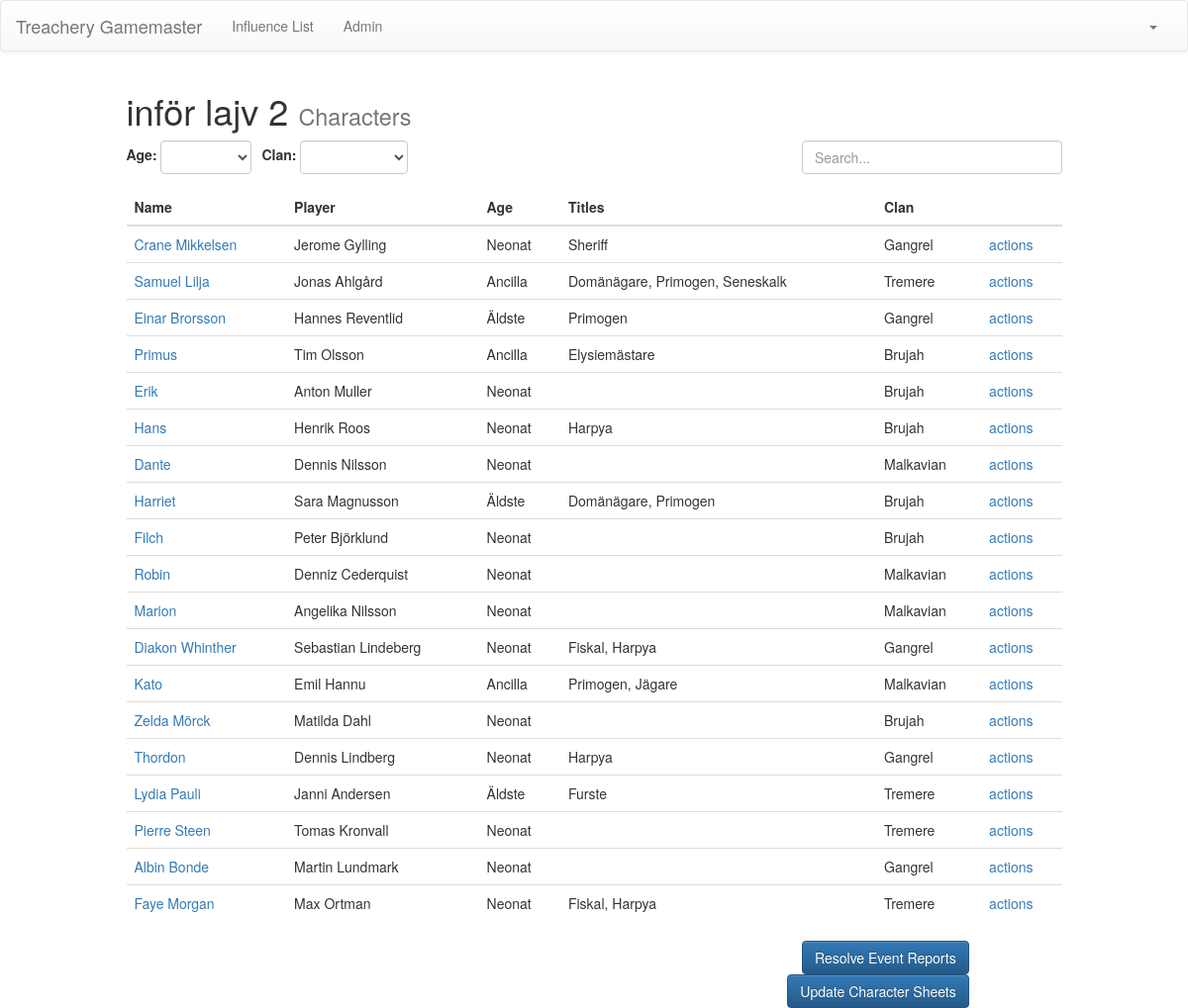
/gm/session/1/characters (signed in), run on an earlier commit of the app's database.
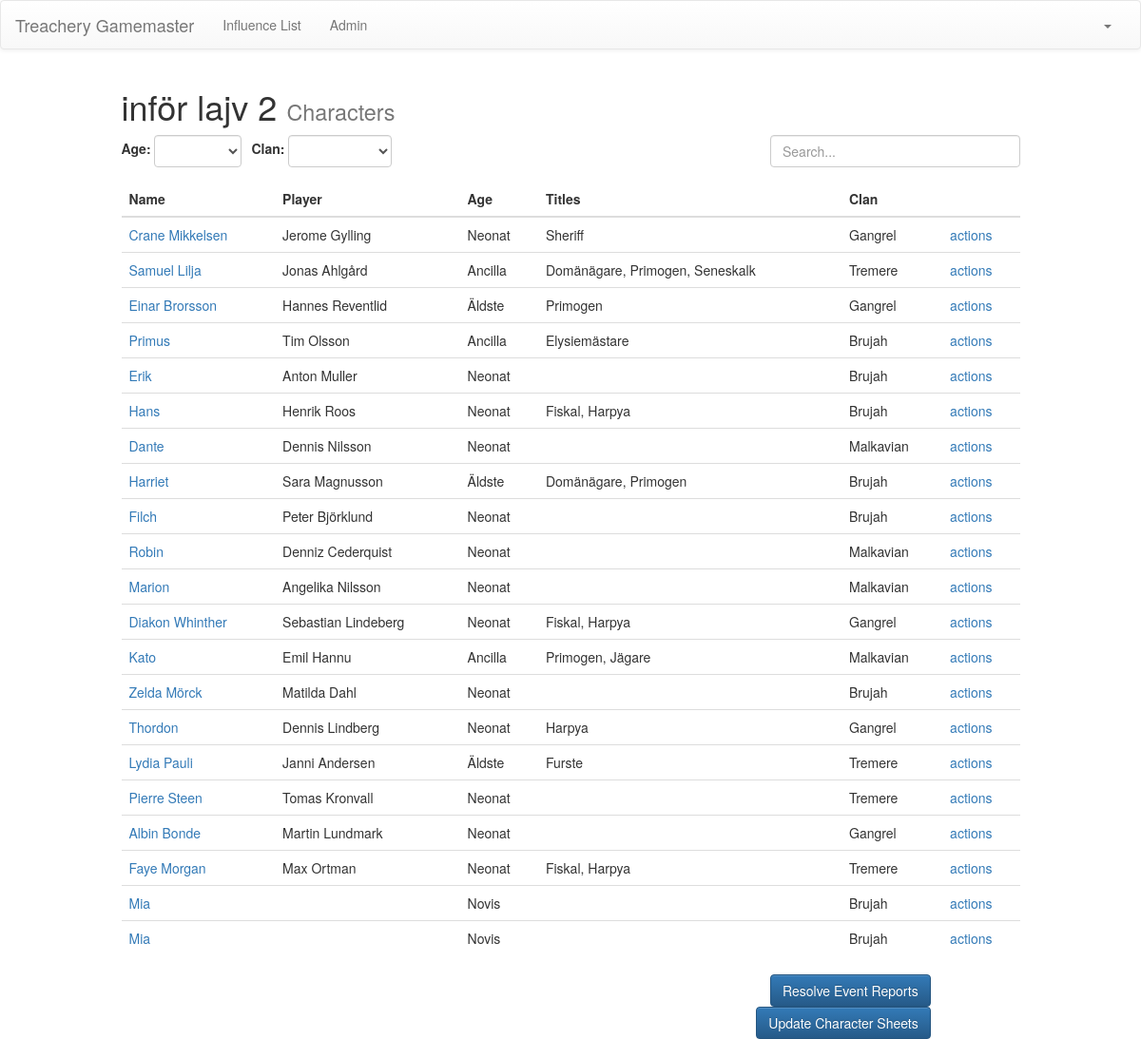
And on a later commit of the database.
### players/models.py (models this page shows, shortened)
class Character(Model):
    name = CharField(max_length=200)
    user = OneToOneField(
                        User,
                        related_name='character',
                        blank=True,
                        null=True)
    nature  = ForeignKey(Nature,related_name='+')
    demeanor= ForeignKey(Nature,related_name='+')
    sire    = ForeignKey('Character',blank=True,null=True)
    clan    = ForeignKey(Clan,blank=True,null=True)
    generation = PositiveIntegerField(default=13)
    age     = ForeignKey(Age)
    titles  = ManyToManyField(Title, blank=True)
    open_goal1  = TextField(blank=True)
    open_goal2  = TextField(blank=True)
    hidden_goal = TextField(blank=True)
    attributes  = ManyToManyField(AttributeRating,    blank=True)
    specializations = ManyToManyField(Specialization, blank=True)
    disciplines = ManyToManyField(DisciplineRating,   blank=True)
    humanity   = PositiveIntegerField(default=7)
    max_willpower  = PositiveIntegerField(default=0)
    willpower  = PositiveIntegerField(default=0)
    blood      = PositiveIntegerField(default=10)
    bashing = PositiveIntegerField(default=0)
    lethal = PositiveIntegerField(default=0)
    aggravated = PositiveIntegerField(default=0)
    hooks  = ManyToManyField(Hook,  blank=True, related_name='master')
    resources  = PositiveIntegerField(default=0)
    rituals     = ManyToManyField(RitualRating,       blank=True)
    boons  = ManyToManyField(Boon,  blank=True)
    frenzyTriggers = TextField(blank=True)
    relationships = ManyToManyField(Relationship, related_name='master', blank=True)
    canon_fact        = ManyToManyField(CanonFact, blank=True)
    political_faction = ForeignKey(PoliticalFaction, blank=True,null=True)
    concept = TextField(blank=True)
    herd  = PositiveIntegerField(choices=((0,0),(1,1),(2,2),(3,3)),default=0)
    haven = PositiveIntegerField(choices=((0,0),(1,1),(2,2),(3,3)),default=0)
    equipment = ManyToManyField(Equipment, blank=True)
    weapons   = ManyToManyField(Weapon,    blank=True)
    ghouls    = ManyToManyField(Ghoul,     blank=True)
    exp          = PositiveIntegerField(default=0)
    humanity_exp = PositiveIntegerField(default=0)
    special_exp  = PositiveIntegerField(default=0)
    additional_notes = TextField(blank=True)
    def submitted(self, session):
        actions  = Action.objects.filter(character=self, session=session)
        feedings = Feeding.objects.filter(character=self, session=session)
        active_disciplines = ActiveDisciplines.objects.filter(character=self,
                                                              session=session)
        if len(actions) + len(feedings) + len(active_disciplines) > 0:
            return {'disc': active_disciplines,
                    'feed': feedings,
                    'actions': actions}
        else:
            return False

class Age(Model):
    name = CharField(max_length=200)
    action_options = ManyToManyField(ActionOption, blank=True)

class Title(Model):
    name = CharField(max_length=200)
    action_options = ManyToManyField(ActionOption, blank=True)
    def __str__(self):
        return self.name

class Clan(Model):
    name = CharField(max_length=200)
    theme = TextField(blank=True)
    clan_disciplines = ManyToManyField(Discipline, blank=True)

### gamemaster/views.py (the view)
class CharacterListView(ListView):
    model = Character
    template_name = 'list.html'
    def get_context_data(self, **kwargs):
        context = super(CharacterListView, self).get_context_data(**kwargs)
        session = get_object_or_404(Session, id=self.kwargs['session'])
        context['session'] = session
        context['clans'] = Clan.objects.all()
        context['ages'] = Age.objects.all()
        context['type'] = 'characters'
        for c in self.object_list:
            c.has_submitted = c.submitted(session)
        context['characters'] = self.object_list
        context['session_id'] = self.kwargs['session']
        return context

### gamemaster/templates/list.html (shortened to what this page needs)
{% extends "gm_base.html" %}
{% block head %}
  {% load staticfiles %}
  <link rel="stylesheet" href="{% static "gamemaster/css/jquery.dynatable.css" %}" />
{% endblock %}
{% block content %}
  <div class="container">
    {% include "elements/"|add:type|add:".html" %}
{% endblock %}

### gamemaster/templates/elements/characters.html (shortened to what this page needs)
<div class="row">
  <div class="col-md-10 col-md-offset-1">
    <h1>{{ session.name }} <small>Characters</small></h1>
  </div>
</div>
<div class="row">
  <div class="col-md-offset-1 col-md-7">
    <div class="form-group form-inline" style="float: left; padding-right:10px">
      <span><label>Age:</label>
        <select class="form-control" id="filter-age" name="age">
          <option></option>
          {% for age in ages %}
          <option>{{ age.name }}</option>
          {% endfor %}
        </select>
      </span>
    </div>
    <div class="form-group form-inline" style="float: left; padding-right:10px">
      <span><label>Clan:</label>
        <select class="form-control" id="filter-clan" name="clan">
          <option></option>
          {% for clan in clans %}
          <option>{{ clan.name }}</option>
          {% endfor %}
        </select>
      </span>
    </div>
  </div>
  <div class="col-md-3 text-right">
    <input type="text" class="form-control" id="search" placeholder="Search...">
  </div>
</div>
<div class="row">
  <div class="col-md-offset-1 col-md-10">
    <table id="character-table" class="table-hover table">
      <thead>
        <tr>
          <th class="dynatable-head">Name</th>
          <th class="dynatable-head">Player</th>
          <th class="dynatable-head">Age</th>
          <th class="dynatable-head">Titles</th>
          <th class="dynatable-head">Clan</th>
        </tr>
      </thead>
      <tbody>
        {% for character in characters %}
          <tr>
            <td><a href="{% url 'character' character.id %}">{{ character.name }}</</td>
            <td>{{ character.user.first_name }} {{ character.user.last_name }}</td>
            <td>{{ character.age.name }}</td>
            <td>{{ character.titles.all |join:", " }}</td>
            <td>{{ character.clan.name }}</td>
            <td><a href="{% url 'character_sheet' session_id character.id %}"> actions</a></td>
          </tr>
        {% endfor %}
      </tbody>
    </table>
    <div class="col-md-offset-1 col-md-10 text-right">
        <a class="btn btn-primary" href="{% url 'resolve_reports' session_id %}">
            Resolve Event Reports
        </a>
    </div>
    <div class="col-md-offset-1 col-md-10 text-right">
        <a class="btn btn-primary" href="{% url 'resolve_characters' session_id %}">
            Update Character Sheets
        </a>
    </div>
</div>
  </div>
</div>

What changed in the data, as far as the page shows it:
changed Character "Hans": titles.all "Harpya" → "Fiskal, Harpya"
added Character: name "Mia", age.name "Novis", clan.name "Brujah"
added Character: name "Mia", age.name "Novis", clan.name "Brujah"
